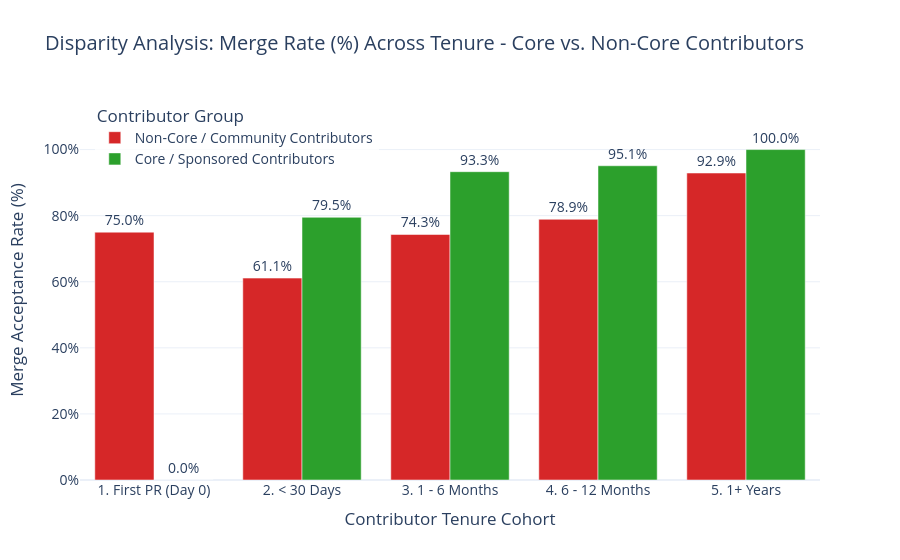

The code cell stored with this chart in its notebook:
### Markdown cell above
### 5. Disparity Analysis: Core / Sponsored vs. Non-Core Community Contributors

Directly answers the critical inquiry in **8Knot #710**:
> *"One thing that does come to mind is if this will be able to show the disparity when there could be contributors who are not considered a part of the 'core' (a part of a company, social group, etc) that may be technically active on the repository for a while but not a part of the inner circle of the community."*

This grouped comparison categorizes contributors into:
* **Core / Sponsored Contributors**: Institutional sponsors, affiliated maintainers, and dominant corporate contributors.
* **Non-Core / Community Contributors**: Independent and external community participants.

Compares their merge acceptance rates across each tenure cohort to diagnose structural disparities.

### Code cell
disparity_summary = df.groupby(["tenure_cohort", "is_core"]).agg(
    prs_submitted=("pull_request_id", "count"),
    prs_merged=("is_merged", "sum"),
    median_dur=("merge_duration_days", lambda x: np.round(np.nanmedian(x), 2) if np.any(np.isfinite(x)) else 0.0)
).reset_index()

disparity_summary["merge_rate_pct"] = np.round(
    (disparity_summary["prs_merged"] / disparity_summary["prs_submitted"]) * 100, 1
)
disparity_summary["group_label"] = disparity_summary["is_core"].map(
    {True: "Core / Sponsored Contributors", False: "Non-Core / Community Contributors"}
)

fig_disparity = px.bar(
    disparity_summary,
    x="tenure_cohort",
    y="merge_rate_pct",
    color="group_label",
    barmode="group",
    title="Disparity Analysis: Merge Rate (%) Across Tenure - Core vs. Non-Core Contributors",
    labels={
        "tenure_cohort": "Contributor Tenure Cohort",
        "merge_rate_pct": "Merge Acceptance Rate (%)",
        "group_label": "Contributor Group"
    },
    color_discrete_map={
        "Core / Sponsored Contributors": "#2ca02c",
        "Non-Core / Community Contributors": "#d62728"
    },
    text="merge_rate_pct",
    template="plotly_white"
)

fig_disparity.update_traces(texttemplate="%{text:.1f}%", textposition="outside")
fig_disparity.update_layout(
    font=dict(size=14),
    yaxis=dict(range=[0, 115], ticksuffix="%"),
    legend=dict(x=0.02, y=1.0, bgcolor="rgba(255, 255, 255, 0.8)")
)

fig_disparity.show()

### Figure 1 — Plotly figure (JSON) as saved in the notebook; plotly's stock layout.template omitted (floating-point values rounded to 4 significant figures)
{"data": [{"alignmentgroup": "True", "hovertemplate": "Contributor Group=Non-Core / Community Contributors<br>Contributor Tenure Cohort=%{x}<br>Merge Acceptance Rate (%)=%{text}<extra></extra>", "legendgroup": "Non-Core / Community Contributors", "marker": {"color": "#d62728", "pattern": {"shape": ""}}, "name": "Non-Core / Community Contributors", "offsetgroup": "Non-Core / Community Contributors", "orientation": "v", "showlegend": true, "text": [75.0, 61.1, 74.3, 78.9, 92.9], "textposition": "outside", "x": ["1. First PR (Day 0)", "2. < 30 Days", "3. 1 - 6 Months", "4. 6 - 12 Months", "5. 1+ Years"], "xaxis": "x", "y": [75.0, 61.1, 74.3, 78.9, 92.9], "yaxis": "y", "type": "bar", "texttemplate": "%{text:.1f}%"}, {"alignmentgroup": "True", "hovertemplate": "Contributor Group=Core / Sponsored Contributors<br>Contributor Tenure Cohort=%{x}<br>Merge Acceptance Rate (%)=%{text}<extra></extra>", "legendgroup": "Core / Sponsored Contributors", "marker": {"color": "#2ca02c", "pattern": {"shape": ""}}, "name": "Core / Sponsored Contributors", "offsetgroup": "Core / Sponsored Contributors", "orientation": "v", "showlegend": true, "text": [0.0, 79.5, 93.3, 95.1, 100.0], "textposition": "outside", "x": ["1. First PR (Day 0)", "2. < 30 Days", "3. 1 - 6 Months", "4. 6 - 12 Months", "5. 1+ Years"], "xaxis": "x", "y": [0.0, 79.5, 93.3, 95.1, 100.0], "yaxis": "y", "type": "bar", "texttemplate": "%{text:.1f}%"}], "layout": {"xaxis": {"anchor": "y", "domain": [0.0, 1.0], "title": {"text": "Contributor Tenure Cohort"}}, "yaxis": {"anchor": "x", "domain": [0.0, 1.0], "title": {"text": "Merge Acceptance Rate (%)"}, "range": [0, 115], "ticksuffix": "%"}, "legend": {"title": {"text": "Contributor Group"}, "tracegroupgap": 0, "x": 0.02, "y": 1.0, "bgcolor": "rgba(255, 255, 255, 0.8)"}, "title": {"text": "Disparity Analysis: Merge Rate (%) Across Tenure - Core vs. Non-Core Contributors"}, "barmode": "group", "font": {"size": 14}}}
